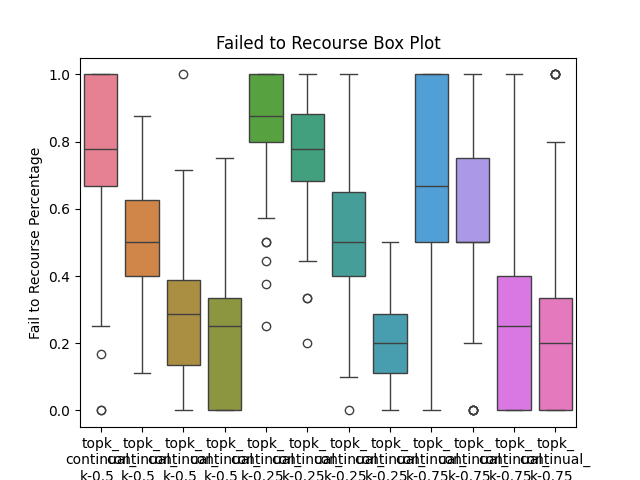

Write Python code to recreate this figure.
import pandas as pd
import matplotlib.pyplot as plt
import seaborn as sns
import os
import glob
import textwrap

def draw(all = False):
    if not all:
        # Step 1: Read the CSV file
        file_path = 'Result/topk_continual.csv'
        df = pd.read_csv(file_path)

        labels = []
        for column in df.columns:
            labels.append(column.replace('_', '_\n'))
        
        df.columns = labels
        # Step 2: Plot the Box Plot for all columns
        sns.boxplot(data=df)

        # Add title and labels
        plt.title('Failed to Recourse Box Plot')
        plt.xlabel('Columns')
        plt.ylabel('Fail to Recourse Percentage')

        # Show the plot
        plt.savefig('Result/boxplot.png')
        plt.show()
        
    
    else:
        csv_files = glob.glob('Result/*.csv')
        data = []
        labels = []

        # Step 2: Combine the 'a' Columns
        for file in csv_files:
            df = pd.read_csv(file)  # Read each CSV file
            for column in df.columns:
                labels.append(column.replace('_', '_\n'))
            data.append(df)  # Extract the 'a' column and add it to the list

        # Combine all 'a' columns into a single DataFrame
        combined_df = pd.concat(data, ignore_index=True)
        combined_df.columns = labels

        # Step 3: Plot the Combined Data
        sns.boxplot(data=combined_df)

        # Add title and labels
        plt.title('Box Plot')
        plt.xlabel('Experiments')
        plt.ylabel('Fail to Recourse Ratio')

        # Show the plot
        plt.savefig('Result/boxplot.png')
        plt.show()
        

draw()